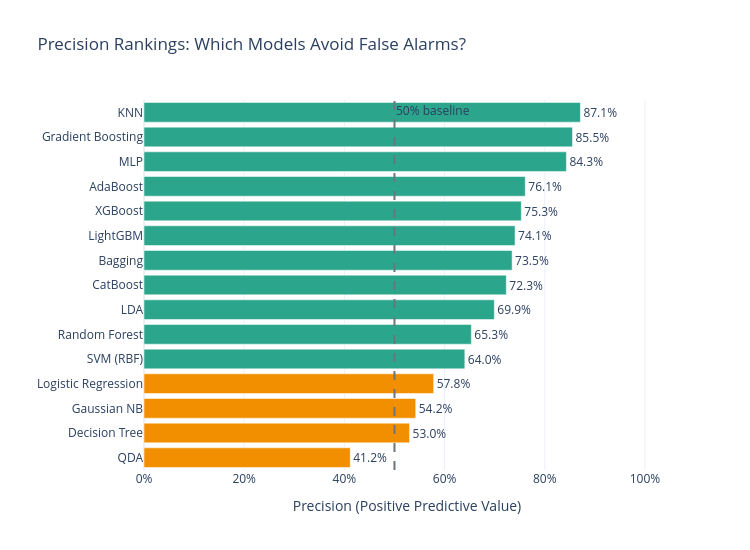

Write notebook code for a chart like this one.
### Markdown cell above
## Chart 2: Precision Rankings

### Code cell
# Precision rankings — horizontal bar chart sorted by precision
df_prec = df_comp.sort_values('precision_1', ascending=True)

fig_prec = go.Figure()
fig_prec.add_trace(go.Bar(
    y=df_prec['model'], x=df_prec['precision_1'],
    orientation='h',
    marker_color=[COLORS['green'] if v >= 0.6 else COLORS['orange'] if v >= 0.4 else COLORS['red']
                  for v in df_prec['precision_1']],
    text=[f'{v:.1%}' for v in df_prec['precision_1']],
    textposition='outside',
))
fig_prec.add_vline(x=0.5, line_dash='dash', line_color=COLORS['gray'],
                   annotation_text='50% baseline')
fig_prec.update_layout(
    title='Precision Rankings: Which Models Avoid False Alarms?',
    xaxis_title='Precision (Positive Predictive Value)',
    xaxis=dict(range=[0, 1.05], tickformat='.0%'),
    yaxis_title='',
    height=550, width=750,
    margin=dict(l=140),
    showlegend=False,
)
fig_prec.show()
save_chart(fig_prec, COMP_SLUG, 'precision_rankings')

### Figure 1 — Plotly figure (JSON) as saved in the notebook; plotly's stock layout.template omitted (floating-point values rounded to 4 significant figures)
{"data": [{"marker": {"color": ["#F18F01", "#F18F01", "#F18F01", "#F18F01", "#2CA58D", "#2CA58D", "#2CA58D", "#2CA58D", "#2CA58D", "#2CA58D", "#2CA58D", "#2CA58D", "#2CA58D", "#2CA58D", "#2CA58D"]}, "orientation": "h", "text": ["41.2%", "53.0%", "54.2%", "57.8%", "64.0%", "65.3%", "69.9%", "72.3%", "73.5%", "74.1%", "75.3%", "76.1%", "84.3%", "85.5%", "87.1%"], "textposition": "outside", "type": "bar", "x": [0.4117, 0.5301, 0.5424, 0.5782, 0.6404, 0.6535, 0.6993, 0.7232, 0.7348, 0.7407, 0.7532, 0.7611, 0.8432, 0.8554, 0.8711], "y": ["QDA", "Decision Tree", "Gaussian NB", "Logistic Regression", "SVM (RBF)", "Random Forest", "LDA", "CatBoost", "Bagging", "LightGBM", "XGBoost", "AdaBoost", "MLP", "Gradient Boosting", "KNN"]}], "layout": {"annotations": [{"showarrow": false, "text": "50% baseline", "x": 0.5, "xanchor": "left", "xref": "x", "y": 1, "yanchor": "top", "yref": "y domain"}], "height": 550, "margin": {"l": 140}, "shapes": [{"line": {"color": "#6c757d", "dash": "dash"}, "type": "line", "x0": 0.5, "x1": 0.5, "xref": "x", "y0": 0, "y1": 1, "yref": "y domain"}], "showlegend": false, "title": {"text": "Precision Rankings: Which Models Avoid False Alarms?"}, "width": 750, "xaxis": {"range": [0, 1.05], "tickformat": ".0%", "title": {"text": "Precision (Positive Predictive Value)"}}, "yaxis": {"title": {"text": ""}}}}
